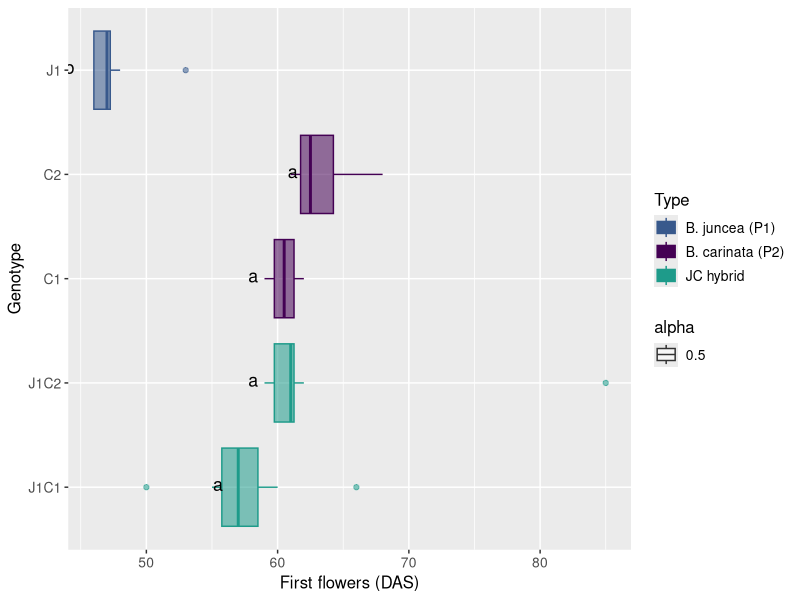

This figure's R source:
# Comparison 3X: first_flowers_DAS in JC hybrids
#load packages 
install.packages("multcompView")
install.packages("viridis")
# loading the appropriate libraries
library(datasets)
library(dplyr)
library(viridis)
library(viridisLite)
library(tidyverse)
library(dplyr)
library(ggplot2)
library(ggpubr)
library(datasets)
library(multcompView)


# vollständige Rohdatentabelle laden ######
setwd("C:/Users/Helen Behn/Documents/R/EPPN Data Analysis/Final raw data table")
DATA <- read_csv("EPPN raw data complete 220419.csv")

#drop first column
DATA = DATA[,2:37]
View(DATA)

# subsetting
comp_3X <- DATA[DATA$Genotype %in% c("C1", "C2", "J1", "J1C1", "J1C2"), ]
head(comp_3X)
View(comp_3X)

#create column giving generation###############################################
comp_3X <- comp_3X %>%
  mutate(Type = case_when(
    Genotype == "J1" ~ "B. juncea (P1)",
    Genotype == "C1" ~ "B. carinata (P2)",
    Genotype == "C2" ~ "B. carinata (P2)",
    Genotype == "J1C1" ~ "JC hybrid",
    Genotype == "J1C2" ~ "JC hybrid"))
view(comp_3X)


# Boxplot with CLD nach Rosane Rech##########################################################
rm(anova)
rm(tukey)
rm(cld)
rm(Tk)
rm(ANOVA_Tukey_3X)

# analysis of variance
anova <- aov(first_flowers_DAS ~ Genotype, data = comp_3X)
summary(anova)

# Tukey's test
tukey <- TukeyHSD(anova)
print(tukey)

# compact letter display
cld <- multcompLetters4(anova, tukey)
print(cld)

# table with factors and 3rd quantile
Tk <- group_by(comp_3X, Genotype) %>%
  summarise(mean = round(mean(first_flowers_DAS, na.rm = TRUE), digits = 1), quant = round(quantile(first_flowers_DAS, probs = 0.75, na.rm = TRUE), digits = 1)) %>%
  arrange(desc(mean)) #WICHTIG: arrange(desc(mean)) muss hier rein!!!

# extracting the compact letter display and adding to the Tk table
cld <- as.data.frame.list(cld$Genotype)
Tk$cld <- cld$Letters

#create column giving generation###############################################
ANOVA_Tukey_3X <- Tk %>%
  mutate(Type = case_when(
    Genotype == "J1" ~ "B. juncea (P1)",
    Genotype == "C1" ~ "B. carinata (P2)",
    Genotype == "C2" ~ "B. carinata (P2)",
    Genotype == "J1C1" ~ "JC hybrid",
    Genotype == "J1C2" ~ "JC hybrid"))
view(ANOVA_Tukey_3X)

# Reorder factor levels in comp_3 and ANOVA_Tukey_3
comp_3Xord <- comp_3X                             
comp_3Xord$Genotype <- factor(comp_3Xord$Genotype,     
                             levels = c("J1C1", "J1C2", "C1", "C2", "J1"))

ANOVA_Tukey_3Xord <- ANOVA_Tukey_3X                             
ANOVA_Tukey_3Xord$Genotype <- factor(ANOVA_Tukey_3Xord$Genotype,     
                                    levels = c("J1C1", "J1C2", "C1", "C2", "J1"))

# boxplot first_flowers_DAS##############################################################
#ohne facet_wrap ###############
#boxplot ## first_flowers_DAS ###
ggplot(comp_3Xord, aes(Genotype, first_flowers_DAS, fill = Type, color = Type, alpha = 0.5)) + 
  geom_boxplot() +
  labs(x="Genotype", y="First flowers (DAS)") +
  geom_text(data = ANOVA_Tukey_3Xord, aes(x = Genotype, y = quant, label = cld), color = "black", size = 4.5, vjust = 0.3, hjust = 4.5, alpha = 1) +
  coord_flip() +
  theme(axis.title = element_text(size = 16),
        legend.text = element_text(size = 10),
        legend.title = element_text(size = 12),
        axis.title.x = element_text(size = 12),
        axis.title.y = element_text(size = 12),
        axis.text.x = element_text(size = 10),
        axis.text.y = element_text(size = 10)) +
  scale_color_manual(aesthetics = c("colour", "fill"), values = c("#38598CFF", "#440154FF", "#1E9B8AFF"), 
                     breaks = c("B. juncea (P1)", "B. carinata (P2)", "JC hybrid"),
                     labels = c("B. juncea (P1)", "B. carinata (P2)", "JC hybrid")) 
